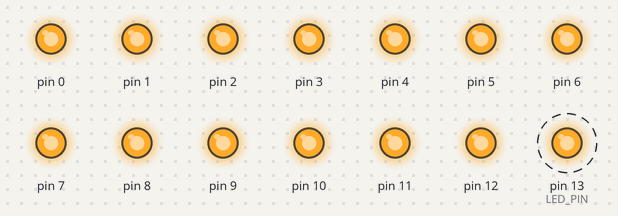
The sketch below on a simulated Arduino Uno, built with avr-gcc and run on an emulated ATmega328P. Parts: output pins drawn as LEDs (lit = HIGH). Dashed ring = blinking. Sleep ends after the set time or at an interrupt.

Above: at 0.5 s.
Timing chart, 0 to 4.7 s (numbered marks = the images above):
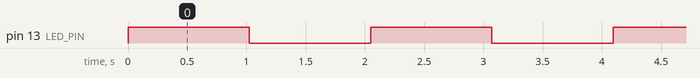

Measured:
- by itself, pin 13 (LED_PIN): alternates HIGH for 1.0 s and LOW for 1.0 s

The sketch:

WDT.ino
```cpp
/*
WDP3 WDP2 WDP1 WDP0
        Number of WDT Oscillator  Cycles
                          Typical Time-out at VCC = 5.0V
0 0 0 0 2K (2048) cycles        16ms
0 0 0 1 4K (4096) cycles        32ms
0 0 1 0 8K (8192) cycles        64ms
0 0 1 1 16K (16384) cycles      0.125 s
0 1 0 0 32K (32768) cycles      0.25 s
0 1 0 1 64K (65536) cycles      0.5 s
0 1 1 0 128K (131072) cycles    1.0 s
0 1 1 1 256K (262144) cycles    2.0 s
1 0 0 0 512K (524288) cycles    4.0 s
1 0 0 1 1024K (1048576) cycles  8.0 s
 */
#define LED_PIN LED_BUILTIN

void setup() {
  pinMode(LED_PIN, OUTPUT);

  //Save Power by writing all Digital IO LOW - note that pins just need to be tied one way or another, do not damage devices!
  for (int i = 0; i < 20; i++) {
    //if(i != 2)//just because the button is hooked up to digital pin 2
    pinMode(i, OUTPUT);
    digitalWrite(i, HIGH);
  }

  //attachInterrupt(0, digitalInterrupt, FALLING); //interrupt for waking up

  //SETUP WATCHDOG TIMER
  WDTCSR = 24;//change enable and WDE - also resets
  WDTCSR = 33;//prescalers only - get rid of the WDE and WDCE bit
  WDTCSR |= (1 << 6);//enable interrupt mode
  WDTCSR = WDTCSR & B11011000 | B00000110; //

  //Disable ADC - don't forget to flip back after waking up if using ADC in your application ADCSRA |= (1 << 7);
  ADCSRA &= ~(1 << 7);

  //ENABLE SLEEP - this enables the sleep mode
  SMCR |= (1 << 2); //power down mode
  SMCR |= 1;//enable sleep
}

void loop() {
  digitalWrite(LED_PIN, HIGH);
  goodnight();
  digitalWrite(LED_PIN, LOW);
  goodnight();
}

void goodnight(){
  //BOD DISABLE - this must be called right before the __asm__ sleep instruction
  MCUCR |= (3 << 5); //set both BODS and BODSE at the same time
  MCUCR = (MCUCR & ~(1 << 5)) | (1 << 6); //then set the BODS bit and clear the BODSE bit at the same time
  __asm__  __volatile__("sleep");//in line assembler to go to sleep
}

ISR(WDT_vect){  // watchdog interrupt
  //DON'T FORGET THIS!  Needed for the watch dog timer.  This is called after a watch dog timer timeout - this is the interrupt function called after waking up
}

//void digitalInterrupt(){
  //needed for the digital input interrupt
//}
```
